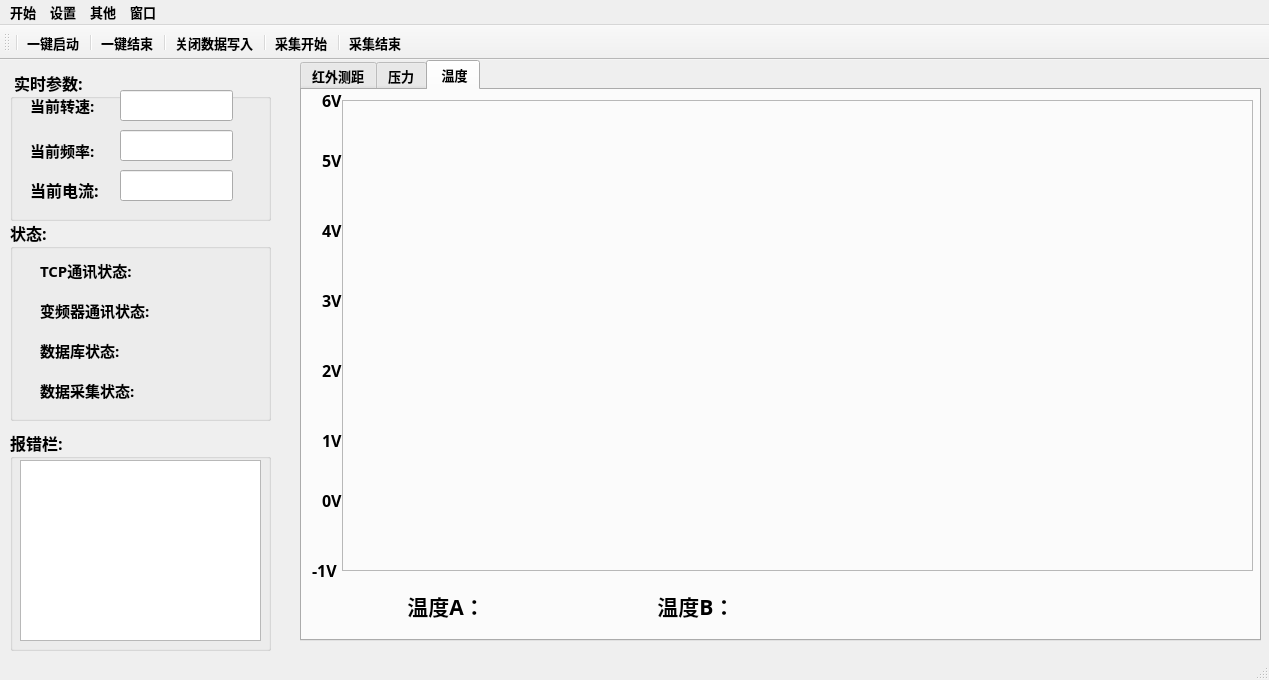
<?xml version="1.0" encoding="UTF-8"?>
<ui version="4.0">
 <class>GS_WindowOne</class>
 <widget class="QMainWindow" name="GS_WindowOne">
  <property name="geometry">
   <rect>
    <x>0</x>
    <y>0</y>
    <width>1269</width>
    <height>680</height>
   </rect>
  </property>
  <property name="font">
   <font>
    <family>等线</family>
    <pointsize>10</pointsize>
    <weight>75</weight>
    <bold>true</bold>
   </font>
  </property>
  <property name="windowTitle">
   <string>空气轴承测试台</string>
  </property>
  <widget class="QWidget" name="centralWidget">
   <widget class="QLabel" name="label_2">
    <property name="geometry">
     <rect>
      <x>30</x>
      <y>30</y>
      <width>91</width>
      <height>31</height>
     </rect>
    </property>
    <property name="font">
     <font>
      <family>等线</family>
      <pointsize>11</pointsize>
      <weight>75</weight>
      <bold>true</bold>
     </font>
    </property>
    <property name="text">
     <string>当前转速:</string>
    </property>
   </widget>
   <widget class="QLabel" name="label_3">
    <property name="geometry">
     <rect>
      <x>30</x>
      <y>70</y>
      <width>111</width>
      <height>41</height>
     </rect>
    </property>
    <property name="font">
     <font>
      <family>等线</family>
      <pointsize>11</pointsize>
      <weight>75</weight>
      <bold>true</bold>
     </font>
    </property>
    <property name="text">
     <string>当前频率:</string>
    </property>
   </widget>
   <widget class="QGroupBox" name="groupBox">
    <property name="geometry">
     <rect>
      <x>10</x>
      <y>10</y>
      <width>261</width>
      <height>151</height>
     </rect>
    </property>
    <property name="font">
     <font>
      <family>等线</family>
      <pointsize>12</pointsize>
      <weight>75</weight>
      <bold>true</bold>
     </font>
    </property>
    <property name="styleSheet">
     <string notr="true"/>
    </property>
    <property name="title">
     <string> 实时参数:</string>
    </property>
    <widget class="QLabel" name="label_20">
     <property name="geometry">
      <rect>
       <x>20</x>
       <y>110</y>
       <width>81</width>
       <height>20</height>
      </rect>
     </property>
     <property name="text">
      <string>当前电流:</string>
     </property>
    </widget>
    <widget class="QLineEdit" name="m_lineED_Speed">
     <property name="geometry">
      <rect>
       <x>110</x>
       <y>20</y>
       <width>113</width>
       <height>31</height>
      </rect>
     </property>
     <property name="readOnly">
      <bool>true</bool>
     </property>
    </widget>
    <widget class="QLineEdit" name="m_lineED_Frequency">
     <property name="geometry">
      <rect>
       <x>110</x>
       <y>60</y>
       <width>113</width>
       <height>31</height>
      </rect>
     </property>
     <property name="readOnly">
      <bool>true</bool>
     </property>
    </widget>
    <widget class="QLineEdit" name="m_lineED_Current">
     <property name="geometry">
      <rect>
       <x>110</x>
       <y>100</y>
       <width>113</width>
       <height>31</height>
      </rect>
     </property>
     <property name="readOnly">
      <bool>true</bool>
     </property>
    </widget>
   </widget>
   <widget class="QLabel" name="label">
    <property name="geometry">
     <rect>
      <x>40</x>
      <y>200</y>
      <width>101</width>
      <height>21</height>
     </rect>
    </property>
    <property name="font">
     <font>
      <family>等线</family>
      <pointsize>11</pointsize>
      <weight>75</weight>
      <bold>true</bold>
     </font>
    </property>
    <property name="text">
     <string>TCP通讯状态:</string>
    </property>
   </widget>
   <widget class="QLabel" name="label_6">
    <property name="geometry">
     <rect>
      <x>40</x>
      <y>230</y>
      <width>121</width>
      <height>41</height>
     </rect>
    </property>
    <property name="font">
     <font>
      <family>等线</family>
      <pointsize>11</pointsize>
      <weight>75</weight>
      <bold>true</bold>
     </font>
    </property>
    <property name="text">
     <string>变频器通讯状态:</string>
    </property>
   </widget>
   <widget class="QLabel" name="label_8">
    <property name="geometry">
     <rect>
      <x>40</x>
      <y>270</y>
      <width>121</width>
      <height>41</height>
     </rect>
    </property>
    <property name="font">
     <font>
      <family>等线</family>
      <pointsize>11</pointsize>
      <weight>75</weight>
      <bold>true</bold>
     </font>
    </property>
    <property name="text">
     <string>数据库状态:</string>
    </property>
   </widget>
   <widget class="QLabel" name="label_10">
    <property name="geometry">
     <rect>
      <x>40</x>
      <y>310</y>
      <width>141</width>
      <height>41</height>
     </rect>
    </property>
    <property name="font">
     <font>
      <family>等线</family>
      <pointsize>11</pointsize>
      <weight>75</weight>
      <bold>true</bold>
     </font>
    </property>
    <property name="text">
     <string>数据采集状态:</string>
    </property>
   </widget>
   <widget class="QGroupBox" name="groupBox_2">
    <property name="geometry">
     <rect>
      <x>10</x>
      <y>160</y>
      <width>261</width>
      <height>201</height>
     </rect>
    </property>
    <property name="font">
     <font>
      <family>等线</family>
      <pointsize>12</pointsize>
      <weight>75</weight>
      <bold>true</bold>
     </font>
    </property>
    <property name="title">
     <string>状态:</string>
    </property>
    <widget class="QLabel" name="m_label_StatusTCP">
     <property name="geometry">
      <rect>
       <x>170</x>
       <y>40</y>
       <width>54</width>
       <height>21</height>
      </rect>
     </property>
     <property name="text">
      <string/>
     </property>
    </widget>
    <widget class="QLabel" name="m_label_StatusFrequenc">
     <property name="geometry">
      <rect>
       <x>170</x>
       <y>80</y>
       <width>54</width>
       <height>21</height>
      </rect>
     </property>
     <property name="text">
      <string/>
     </property>
    </widget>
    <widget class="QLabel" name="m_label_StatusMySqlW">
     <property name="geometry">
      <rect>
       <x>170</x>
       <y>120</y>
       <width>54</width>
       <height>21</height>
      </rect>
     </property>
     <property name="text">
      <string/>
     </property>
    </widget>
    <widget class="QLabel" name="m_label_StatusAccquisition">
     <property name="geometry">
      <rect>
       <x>170</x>
       <y>160</y>
       <width>54</width>
       <height>21</height>
      </rect>
     </property>
     <property name="text">
      <string/>
     </property>
    </widget>
   </widget>
   <widget class="QGroupBox" name="groupBox_3">
    <property name="geometry">
     <rect>
      <x>10</x>
      <y>370</y>
      <width>261</width>
      <height>221</height>
     </rect>
    </property>
    <property name="font">
     <font>
      <family>等线</family>
      <pointsize>12</pointsize>
      <weight>75</weight>
      <bold>true</bold>
     </font>
    </property>
    <property name="title">
     <string>报错栏:</string>
    </property>
    <widget class="QTextEdit" name="m_textED_theErrorInformation">
     <property name="geometry">
      <rect>
       <x>10</x>
       <y>30</y>
       <width>241</width>
       <height>181</height>
      </rect>
     </property>
     <property name="font">
      <font>
       <family>等线</family>
       <pointsize>10</pointsize>
       <weight>75</weight>
       <bold>true</bold>
      </font>
     </property>
     <property name="readOnly">
      <bool>true</bool>
     </property>
    </widget>
   </widget>
   <widget class="QTabWidget" name="m_tabWidget_One">
    <property name="geometry">
     <rect>
      <x>300</x>
      <y>0</y>
      <width>961</width>
      <height>581</height>
     </rect>
    </property>
    <property name="inputMethodHints">
     <set>Qt::ImhNone</set>
    </property>
    <property name="currentIndex">
     <number>2</number>
    </property>
    <widget class="QWidget" name="widget">
     <attribute name="title">
      <string>红外测距</string>
     </attribute>
     <widget class="QFrame" name="m_frame_Distance">
      <property name="geometry">
       <rect>
        <x>40</x>
        <y>10</y>
        <width>911</width>
        <height>471</height>
       </rect>
      </property>
      <property name="frameShape">
       <enum>QFrame::StyledPanel</enum>
      </property>
      <property name="frameShadow">
       <enum>QFrame::Raised</enum>
      </property>
     </widget>
     <widget class="QLabel" name="label_4">
      <property name="geometry">
       <rect>
        <x>20</x>
        <y>0</y>
        <width>31</width>
        <height>21</height>
       </rect>
      </property>
      <property name="font">
       <font>
        <family>等线</family>
        <pointsize>12</pointsize>
        <weight>75</weight>
        <bold>true</bold>
       </font>
      </property>
      <property name="text">
       <string>6V</string>
      </property>
     </widget>
     <widget class="QLabel" name="label_5">
      <property name="geometry">
       <rect>
        <x>10</x>
        <y>470</y>
        <width>31</width>
        <height>20</height>
       </rect>
      </property>
      <property name="font">
       <font>
        <family>等线</family>
        <pointsize>12</pointsize>
        <weight>75</weight>
        <bold>true</bold>
       </font>
      </property>
      <property name="text">
       <string>-1V</string>
      </property>
     </widget>
     <widget class="QLabel" name="label_13">
      <property name="geometry">
       <rect>
        <x>60</x>
        <y>500</y>
        <width>161</width>
        <height>31</height>
       </rect>
      </property>
      <property name="font">
       <font>
        <pointsize>16</pointsize>
       </font>
      </property>
      <property name="text">
       <string>红外线测距仪A:</string>
      </property>
     </widget>
     <widget class="QLabel" name="m_label_DistanceOneRed">
      <property name="geometry">
       <rect>
        <x>230</x>
        <y>500</y>
        <width>54</width>
        <height>31</height>
       </rect>
      </property>
      <property name="text">
       <string/>
      </property>
     </widget>
     <widget class="QLabel" name="m_label_DistanceTwoGreen">
      <property name="geometry">
       <rect>
        <x>500</x>
        <y>500</y>
        <width>54</width>
        <height>31</height>
       </rect>
      </property>
      <property name="text">
       <string/>
      </property>
     </widget>
     <widget class="QLabel" name="label_14">
      <property name="geometry">
       <rect>
        <x>330</x>
        <y>500</y>
        <width>161</width>
        <height>31</height>
       </rect>
      </property>
      <property name="font">
       <font>
        <pointsize>16</pointsize>
       </font>
      </property>
      <property name="text">
       <string>红外线测距仪B:</string>
      </property>
     </widget>
     <widget class="QLabel" name="label_27">
      <property name="geometry">
       <rect>
        <x>20</x>
        <y>400</y>
        <width>31</width>
        <height>20</height>
       </rect>
      </property>
      <property name="font">
       <font>
        <family>等线</family>
        <pointsize>12</pointsize>
        <weight>75</weight>
        <bold>true</bold>
       </font>
      </property>
      <property name="text">
       <string>0V</string>
      </property>
     </widget>
     <widget class="QLabel" name="label_28">
      <property name="geometry">
       <rect>
        <x>20</x>
        <y>340</y>
        <width>31</width>
        <height>20</height>
       </rect>
      </property>
      <property name="font">
       <font>
        <family>等线</family>
        <pointsize>12</pointsize>
        <weight>75</weight>
        <bold>true</bold>
       </font>
      </property>
      <property name="text">
       <string>1V</string>
      </property>
     </widget>
     <widget class="QLabel" name="label_29">
      <property name="geometry">
       <rect>
        <x>20</x>
        <y>270</y>
        <width>31</width>
        <height>20</height>
       </rect>
      </property>
      <property name="font">
       <font>
        <family>等线</family>
        <pointsize>12</pointsize>
        <weight>75</weight>
        <bold>true</bold>
       </font>
      </property>
      <property name="text">
       <string>2V</string>
      </property>
     </widget>
     <widget class="QLabel" name="label_30">
      <property name="geometry">
       <rect>
        <x>20</x>
        <y>200</y>
        <width>31</width>
        <height>20</height>
       </rect>
      </property>
      <property name="font">
       <font>
        <family>等线</family>
        <pointsize>12</pointsize>
        <weight>75</weight>
        <bold>true</bold>
       </font>
      </property>
      <property name="text">
       <string>3V</string>
      </property>
     </widget>
     <widget class="QLabel" name="label_31">
      <property name="geometry">
       <rect>
        <x>20</x>
        <y>130</y>
        <width>31</width>
        <height>20</height>
       </rect>
      </property>
      <property name="font">
       <font>
        <family>等线</family>
        <pointsize>12</pointsize>
        <weight>75</weight>
        <bold>true</bold>
       </font>
      </property>
      <property name="text">
       <string>4V</string>
      </property>
     </widget>
     <widget class="QLabel" name="label_32">
      <property name="geometry">
       <rect>
        <x>20</x>
        <y>60</y>
        <width>31</width>
        <height>20</height>
       </rect>
      </property>
      <property name="font">
       <font>
        <family>等线</family>
        <pointsize>12</pointsize>
        <weight>75</weight>
        <bold>true</bold>
       </font>
      </property>
      <property name="text">
       <string>5V</string>
      </property>
     </widget>
    </widget>
    <widget class="QWidget" name="tab_2">
     <attribute name="title">
      <string>压力</string>
     </attribute>
     <widget class="QFrame" name="m_frame_pressure">
      <property name="geometry">
       <rect>
        <x>40</x>
        <y>10</y>
        <width>911</width>
        <height>471</height>
       </rect>
      </property>
      <property name="frameShape">
       <enum>QFrame::StyledPanel</enum>
      </property>
      <property name="frameShadow">
       <enum>QFrame::Raised</enum>
      </property>
     </widget>
     <widget class="QLabel" name="label_7">
      <property name="geometry">
       <rect>
        <x>20</x>
        <y>-10</y>
        <width>31</width>
        <height>41</height>
       </rect>
      </property>
      <property name="font">
       <font>
        <family>等线</family>
        <pointsize>12</pointsize>
        <weight>75</weight>
        <bold>true</bold>
       </font>
      </property>
      <property name="text">
       <string>6V</string>
      </property>
     </widget>
     <widget class="QLabel" name="label_9">
      <property name="geometry">
       <rect>
        <x>10</x>
        <y>460</y>
        <width>31</width>
        <height>41</height>
       </rect>
      </property>
      <property name="font">
       <font>
        <family>等线</family>
        <pointsize>12</pointsize>
        <weight>75</weight>
        <bold>true</bold>
       </font>
      </property>
      <property name="text">
       <string>-1V</string>
      </property>
     </widget>
     <widget class="QLabel" name="label_15">
      <property name="geometry">
       <rect>
        <x>60</x>
        <y>500</y>
        <width>71</width>
        <height>31</height>
       </rect>
      </property>
      <property name="font">
       <font>
        <pointsize>16</pointsize>
       </font>
      </property>
      <property name="text">
       <string>压力A：</string>
      </property>
     </widget>
     <widget class="QLabel" name="label_16">
      <property name="geometry">
       <rect>
        <x>270</x>
        <y>500</y>
        <width>71</width>
        <height>31</height>
       </rect>
      </property>
      <property name="font">
       <font>
        <pointsize>16</pointsize>
       </font>
      </property>
      <property name="text">
       <string>压力B：</string>
      </property>
     </widget>
     <widget class="QLabel" name="label_17">
      <property name="geometry">
       <rect>
        <x>490</x>
        <y>500</y>
        <width>71</width>
        <height>31</height>
       </rect>
      </property>
      <property name="font">
       <font>
        <pointsize>16</pointsize>
       </font>
      </property>
      <property name="text">
       <string>压力C：</string>
      </property>
     </widget>
     <widget class="QLabel" name="m_label_PressureARed">
      <property name="geometry">
       <rect>
        <x>150</x>
        <y>500</y>
        <width>54</width>
        <height>31</height>
       </rect>
      </property>
      <property name="text">
       <string/>
      </property>
     </widget>
     <widget class="QLabel" name="m_label_PressureBGreen">
      <property name="geometry">
       <rect>
        <x>360</x>
        <y>500</y>
        <width>54</width>
        <height>31</height>
       </rect>
      </property>
      <property name="text">
       <string/>
      </property>
     </widget>
     <widget class="QLabel" name="m_label_PressureCYellow">
      <property name="geometry">
       <rect>
        <x>580</x>
        <y>500</y>
        <width>54</width>
        <height>31</height>
       </rect>
      </property>
      <property name="text">
       <string/>
      </property>
     </widget>
     <widget class="QLabel" name="label_21">
      <property name="geometry">
       <rect>
        <x>20</x>
        <y>390</y>
        <width>31</width>
        <height>41</height>
       </rect>
      </property>
      <property name="font">
       <font>
        <family>等线</family>
        <pointsize>12</pointsize>
        <weight>75</weight>
        <bold>true</bold>
       </font>
      </property>
      <property name="text">
       <string>0V</string>
      </property>
     </widget>
     <widget class="QLabel" name="label_22">
      <property name="geometry">
       <rect>
        <x>20</x>
        <y>330</y>
        <width>31</width>
        <height>41</height>
       </rect>
      </property>
      <property name="font">
       <font>
        <family>等线</family>
        <pointsize>12</pointsize>
        <weight>75</weight>
        <bold>true</bold>
       </font>
      </property>
      <property name="text">
       <string>1V</string>
      </property>
     </widget>
     <widget class="QLabel" name="label_23">
      <property name="geometry">
       <rect>
        <x>20</x>
        <y>260</y>
        <width>31</width>
        <height>41</height>
       </rect>
      </property>
      <property name="font">
       <font>
        <family>等线</family>
        <pointsize>12</pointsize>
        <weight>75</weight>
        <bold>true</bold>
       </font>
      </property>
      <property name="text">
       <string>2V</string>
      </property>
     </widget>
     <widget class="QLabel" name="label_24">
      <property name="geometry">
       <rect>
        <x>20</x>
        <y>190</y>
        <width>31</width>
        <height>41</height>
       </rect>
      </property>
      <property name="font">
       <font>
        <family>等线</family>
        <pointsize>12</pointsize>
        <weight>75</weight>
        <bold>true</bold>
       </font>
      </property>
      <property name="text">
       <string>3V</string>
      </property>
     </widget>
     <widget class="QLabel" name="label_25">
      <property name="geometry">
       <rect>
        <x>20</x>
        <y>120</y>
        <width>31</width>
        <height>41</height>
       </rect>
      </property>
      <property name="font">
       <font>
        <family>等线</family>
        <pointsize>12</pointsize>
        <weight>75</weight>
        <bold>true</bold>
       </font>
      </property>
      <property name="text">
       <string>4V</string>
      </property>
     </widget>
     <widget class="QLabel" name="label_26">
      <property name="geometry">
       <rect>
        <x>20</x>
        <y>50</y>
        <width>31</width>
        <height>41</height>
       </rect>
      </property>
      <property name="font">
       <font>
        <family>等线</family>
        <pointsize>12</pointsize>
        <weight>75</weight>
        <bold>true</bold>
       </font>
      </property>
      <property name="text">
       <string>5V</string>
      </property>
     </widget>
    </widget>
    <widget class="QWidget" name="tab">
     <attribute name="title">
      <string> 温度</string>
     </attribute>
     <widget class="QFrame" name="m_frame_tempture">
      <property name="geometry">
       <rect>
        <x>40</x>
        <y>10</y>
        <width>911</width>
        <height>471</height>
       </rect>
      </property>
      <property name="frameShape">
       <enum>QFrame::StyledPanel</enum>
      </property>
      <property name="frameShadow">
       <enum>QFrame::Raised</enum>
      </property>
     </widget>
     <widget class="QLabel" name="label_11">
      <property name="geometry">
       <rect>
        <x>20</x>
        <y>-10</y>
        <width>41</width>
        <height>41</height>
       </rect>
      </property>
      <property name="font">
       <font>
        <family>等线</family>
        <pointsize>12</pointsize>
        <weight>75</weight>
        <bold>true</bold>
       </font>
      </property>
      <property name="text">
       <string>6V</string>
      </property>
     </widget>
     <widget class="QLabel" name="label_12">
      <property name="geometry">
       <rect>
        <x>10</x>
        <y>460</y>
        <width>31</width>
        <height>41</height>
       </rect>
      </property>
      <property name="font">
       <font>
        <family>等线</family>
        <pointsize>12</pointsize>
        <weight>75</weight>
        <bold>true</bold>
       </font>
      </property>
      <property name="text">
       <string>-1V</string>
      </property>
     </widget>
     <widget class="QLabel" name="label_18">
      <property name="geometry">
       <rect>
        <x>100</x>
        <y>500</y>
        <width>81</width>
        <height>31</height>
       </rect>
      </property>
      <property name="font">
       <font>
        <pointsize>16</pointsize>
       </font>
      </property>
      <property name="text">
       <string> 温度A：</string>
      </property>
     </widget>
     <widget class="QLabel" name="label_19">
      <property name="geometry">
       <rect>
        <x>350</x>
        <y>500</y>
        <width>81</width>
        <height>31</height>
       </rect>
      </property>
      <property name="font">
       <font>
        <pointsize>16</pointsize>
       </font>
      </property>
      <property name="text">
       <string> 温度B：</string>
      </property>
     </widget>
     <widget class="QLabel" name="m_label_TemptureARed">
      <property name="geometry">
       <rect>
        <x>200</x>
        <y>500</y>
        <width>61</width>
        <height>31</height>
       </rect>
      </property>
      <property name="text">
       <string/>
      </property>
     </widget>
     <widget class="QLabel" name="m_label_TemptureBGreen">
      <property name="geometry">
       <rect>
        <x>450</x>
        <y>500</y>
        <width>61</width>
        <height>31</height>
       </rect>
      </property>
      <property name="text">
       <string/>
      </property>
     </widget>
     <widget class="QLabel" name="label_33">
      <property name="geometry">
       <rect>
        <x>20</x>
        <y>390</y>
        <width>31</width>
        <height>41</height>
       </rect>
      </property>
      <property name="font">
       <font>
        <family>等线</family>
        <pointsize>12</pointsize>
        <weight>75</weight>
        <bold>true</bold>
       </font>
      </property>
      <property name="text">
       <string>0V</string>
      </property>
     </widget>
     <widget class="QLabel" name="label_34">
      <property name="geometry">
       <rect>
        <x>20</x>
        <y>330</y>
        <width>31</width>
        <height>41</height>
       </rect>
      </property>
      <property name="font">
       <font>
        <family>等线</family>
        <pointsize>12</pointsize>
        <weight>75</weight>
        <bold>true</bold>
       </font>
      </property>
      <property name="text">
       <string>1V</string>
      </property>
     </widget>
     <widget class="QLabel" name="label_35">
      <property name="geometry">
       <rect>
        <x>20</x>
        <y>260</y>
        <width>31</width>
        <height>41</height>
       </rect>
      </property>
      <property name="font">
       <font>
        <family>等线</family>
        <pointsize>12</pointsize>
        <weight>75</weight>
        <bold>true</bold>
       </font>
      </property>
      <property name="text">
       <string>2V</string>
      </property>
     </widget>
     <widget class="QLabel" name="label_36">
      <property name="geometry">
       <rect>
        <x>20</x>
        <y>190</y>
        <width>31</width>
        <height>41</height>
       </rect>
      </property>
      <property name="font">
       <font>
        <family>等线</family>
        <pointsize>12</pointsize>
        <weight>75</weight>
        <bold>true</bold>
       </font>
      </property>
      <property name="text">
       <string>3V</string>
      </property>
     </widget>
     <widget class="QLabel" name="label_37">
      <property name="geometry">
       <rect>
        <x>20</x>
        <y>120</y>
        <width>31</width>
        <height>41</height>
       </rect>
      </property>
      <property name="font">
       <font>
        <family>等线</family>
        <pointsize>12</pointsize>
        <weight>75</weight>
        <bold>true</bold>
       </font>
      </property>
      <property name="text">
       <string>4V</string>
      </property>
     </widget>
     <widget class="QLabel" name="label_38">
      <property name="geometry">
       <rect>
        <x>20</x>
        <y>50</y>
        <width>31</width>
        <height>41</height>
       </rect>
      </property>
      <property name="font">
       <font>
        <family>等线</family>
        <pointsize>12</pointsize>
        <weight>75</weight>
        <bold>true</bold>
       </font>
      </property>
      <property name="text">
       <string>5V</string>
      </property>
     </widget>
    </widget>
   </widget>
   <zorder>groupBox_3</zorder>
   <zorder>groupBox_2</zorder>
   <zorder>groupBox</zorder>
   <zorder>label_2</zorder>
   <zorder>label_3</zorder>
   <zorder>label</zorder>
   <zorder>label_6</zorder>
   <zorder>label_8</zorder>
   <zorder>label_10</zorder>
   <zorder>m_tabWidget_One</zorder>
  </widget>
  <widget class="QMenuBar" name="m_menuBar">
   <property name="geometry">
    <rect>
     <x>0</x>
     <y>0</y>
     <width>1269</width>
     <height>23</height>
    </rect>
   </property>
   <property name="nativeMenuBar">
    <bool>true</bool>
   </property>
   <widget class="QMenu" name="m_menuStart">
    <property name="title">
     <string>开始</string>
    </property>
    <addaction name="m_actionStartCircle"/>
    <addaction name="m_actionStopCircle"/>
    <addaction name="m_actionGenerateChart"/>
    <addaction name="m_actionExit"/>
   </widget>
   <widget class="QMenu" name="m_menuInstall">
    <property name="title">
     <string>设置</string>
    </property>
    <addaction name="m_actionSetMySql"/>
    <addaction name="m_actionSetFrequency"/>
    <addaction name="m_actionSetAcquisition"/>
    <addaction name="m_actionSetIP"/>
   </widget>
   <widget class="QMenu" name="m_menuOther">
    <property name="title">
     <string>其他</string>
    </property>
    <addaction name="m_actionHelp"/>
   </widget>
   <widget class="QMenu" name="menu">
    <property name="title">
     <string>窗口</string>
    </property>
    <addaction name="m_actionOpen"/>
   </widget>
   <addaction name="m_menuStart"/>
   <addaction name="m_menuInstall"/>
   <addaction name="m_menuOther"/>
   <addaction name="menu"/>
  </widget>
  <widget class="QToolBar" name="m_toolBar">
   <property name="font">
    <font>
     <family>等线</family>
     <pointsize>10</pointsize>
     <weight>75</weight>
     <bold>true</bold>
    </font>
   </property>
   <attribute name="toolBarArea">
    <enum>TopToolBarArea</enum>
   </attribute>
   <attribute name="toolBarBreak">
    <bool>false</bool>
   </attribute>
   <addaction name="separator"/>
   <addaction name="m_action_StartAll"/>
   <addaction name="separator"/>
   <addaction name="m_action_StopAll"/>
   <addaction name="separator"/>
   <addaction name="m_action_StopMysql"/>
   <addaction name="separator"/>
   <addaction name="m_action_AcquisitionStart"/>
   <addaction name="separator"/>
   <addaction name="m_action_AcquisitionStop"/>
  </widget>
  <widget class="QStatusBar" name="m_statusBar"/>
  <action name="m_actionStartCollect">
   <property name="icon">
    <iconset>
     <normaloff>C:/Users/Administrator/Desktop/图标/1.png</normaloff>C:/Users/Administrator/Desktop/图标/1.png</iconset>
   </property>
   <property name="text">
    <string>测试开始</string>
   </property>
  </action>
  <action name="m_actionStopCollect">
   <property name="icon">
    <iconset>
     <normaloff>C:/Users/Administrator/Desktop/图标/2.png</normaloff>C:/Users/Administrator/Desktop/图标/2.png</iconset>
   </property>
   <property name="text">
    <string>测试结束</string>
   </property>
  </action>
  <action name="m_actionStartCircle">
   <property name="icon">
    <iconset>
     <normaloff>C:/Users/Administrator/Desktop/图标/3.png</normaloff>C:/Users/Administrator/Desktop/图标/3.png</iconset>
   </property>
   <property name="text">
    <string>转动开始</string>
   </property>
  </action>
  <action name="m_actionStopCircle">
   <property name="icon">
    <iconset>
     <normaloff>C:/Users/Administrator/Desktop/图标/4.png</normaloff>C:/Users/Administrator/Desktop/图标/4.png</iconset>
   </property>
   <property name="text">
    <string>转动结束</string>
   </property>
  </action>
  <action name="m_actionGenerateChart">
   <property name="icon">
    <iconset>
     <normaloff>C:/Users/Administrator/Desktop/图标/5.png</normaloff>C:/Users/Administrator/Desktop/图标/5.png</iconset>
   </property>
   <property name="text">
    <string>生成图像</string>
   </property>
  </action>
  <action name="m_actionExit">
   <property name="icon">
    <iconset>
     <normaloff>C:/Users/Administrator/Desktop/图标/6.png</normaloff>C:/Users/Administrator/Desktop/图标/6.png</iconset>
   </property>
   <property name="text">
    <string>退出</string>
   </property>
  </action>
  <action name="m_actionSetMySql">
   <property name="icon">
    <iconset>
     <normaloff>C:/Users/Administrator/Desktop/图标/7.png</normaloff>C:/Users/Administrator/Desktop/图标/7.png</iconset>
   </property>
   <property name="text">
    <string>数据库</string>
   </property>
  </action>
  <action name="m_actionSetFrequency">
   <property name="icon">
    <iconset>
     <normaloff>C:/Users/Administrator/Desktop/图标/8.png</normaloff>C:/Users/Administrator/Desktop/图标/8.png</iconset>
   </property>
   <property name="text">
    <string>变频器</string>
   </property>
  </action>
  <action name="m_actionSetAcquisition">
   <property name="icon">
    <iconset>
     <normaloff>C:/Users/Administrator/Desktop/图标/9.png</normaloff>C:/Users/Administrator/Desktop/图标/9.png</iconset>
   </property>
   <property name="text">
    <string>采集卡</string>
   </property>
  </action>
  <action name="m_actionHelp">
   <property name="icon">
    <iconset>
     <normaloff>C:/Users/Administrator/Desktop/图标/10.png</normaloff>C:/Users/Administrator/Desktop/图标/10.png</iconset>
   </property>
   <property name="text">
    <string>帮助</string>
   </property>
  </action>
  <action name="action_2">
   <property name="text">
    <string>一键开启</string>
   </property>
  </action>
  <action name="m_actionOpen">
   <property name="text">
    <string>转速关系图</string>
   </property>
  </action>
  <action name="m_actionSetIP">
   <property name="text">
    <string>网络参数</string>
   </property>
  </action>
  <action name="m_actionSetAcquisitionTwo">
   <property name="text">
    <string>采集卡2</string>
   </property>
  </action>
  <action name="m_action_StartAll">
   <property name="text">
    <string>一键启动</string>
   </property>
  </action>
  <action name="m_action_StopAll">
   <property name="text">
    <string>一键结束</string>
   </property>
  </action>
  <action name="m_action_StopMysql">
   <property name="text">
    <string>关闭数据写入</string>
   </property>
  </action>
  <action name="m_action_AcquisitionStart">
   <property name="text">
    <string>采集开始</string>
   </property>
  </action>
  <action name="m_action_AcquisitionStop">
   <property name="text">
    <string>采集结束</string>
   </property>
  </action>
 </widget>
 <layoutdefault spacing="6" margin="11"/>
 <resources/>
 <connections/>
</ui>
